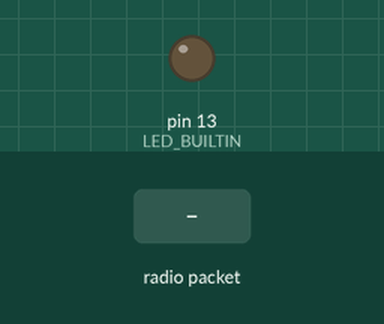
Recording of a sketch running on a simulated Arduino Uno, built with avr-gcc and run on an emulated ATmega328P. Shown: output pins drawn as LEDs (lit = HIGH). The test bench sets the inputs (shaded band). No radio packets arrive unless stated; what the sketch prints to the serial monitor is not drawn.

Above: at 1.2 s.
1.3 s: radio packet "ON" arrives
At 1.7 s:
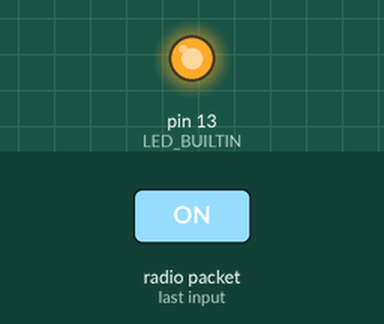
2.8 s: radio packet "OFF" arrives
At 4.1 s:
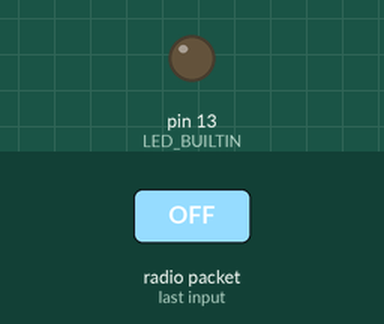
Timing chart, 0 to 5.8 s (numbered marks = the images above; inputs shaded):
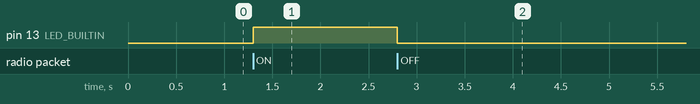

The sketch:

ask_receiver.ino
```cpp
// ask_receiver.pde
// -*- mode: C++ -*-
// Simple example of how to use RadioHead to receive messages
// with a simple ASK transmitter in a very simple way.
// Implements a simplex (one-way) receiver with an Rx-B1 module
// Tested on Arduino Mega, Duemilanova, Uno, Due, Teensy, ESP-12

#include <RH_ASK.h>
#include <SPI.h> // Not actually used but needed to compile

RH_ASK driver;
// RH_ASK driver(2000, 4, 5, 0); // ESP8266 or ESP32: do not use pin 11 or 2

void setup()
{
  Serial.begin(115200);	// Debugging only
  Serial.println("Starting receiver");
  if (!driver.init()) {
    Serial.println("init failed");
  }
  pinMode(LED_BUILTIN, OUTPUT);
  digitalWrite(LED_BUILTIN, LOW);
}

void loop()
{
  uint8_t buf[RH_ASK_MAX_MESSAGE_LEN];
  uint8_t buflen = sizeof(buf) - 1;
  memset(buf, 0, sizeof(buf));

  if (driver.recv(buf, &buflen)) // Non-blocking
  {
    int i;

    if (!strcmp(buf, "ON")) {
      digitalWrite(LED_BUILTIN, HIGH);
    }
    else if (!strcmp(buf, "OFF")) {
      digitalWrite(LED_BUILTIN, LOW);
    }
    else {
      Serial.println((char*)buf);
    }
    // Message with a good checksum received, dump it.
    //driver.printBuffer("Got: ", buf, buflen);
  }
}
```

Measured:
- after the input at 1.3 s, pin 13 (LED_BUILTIN): LOW → HIGH at once
- after the input at 2.8 s, pin 13 (LED_BUILTIN): HIGH → LOW at once
